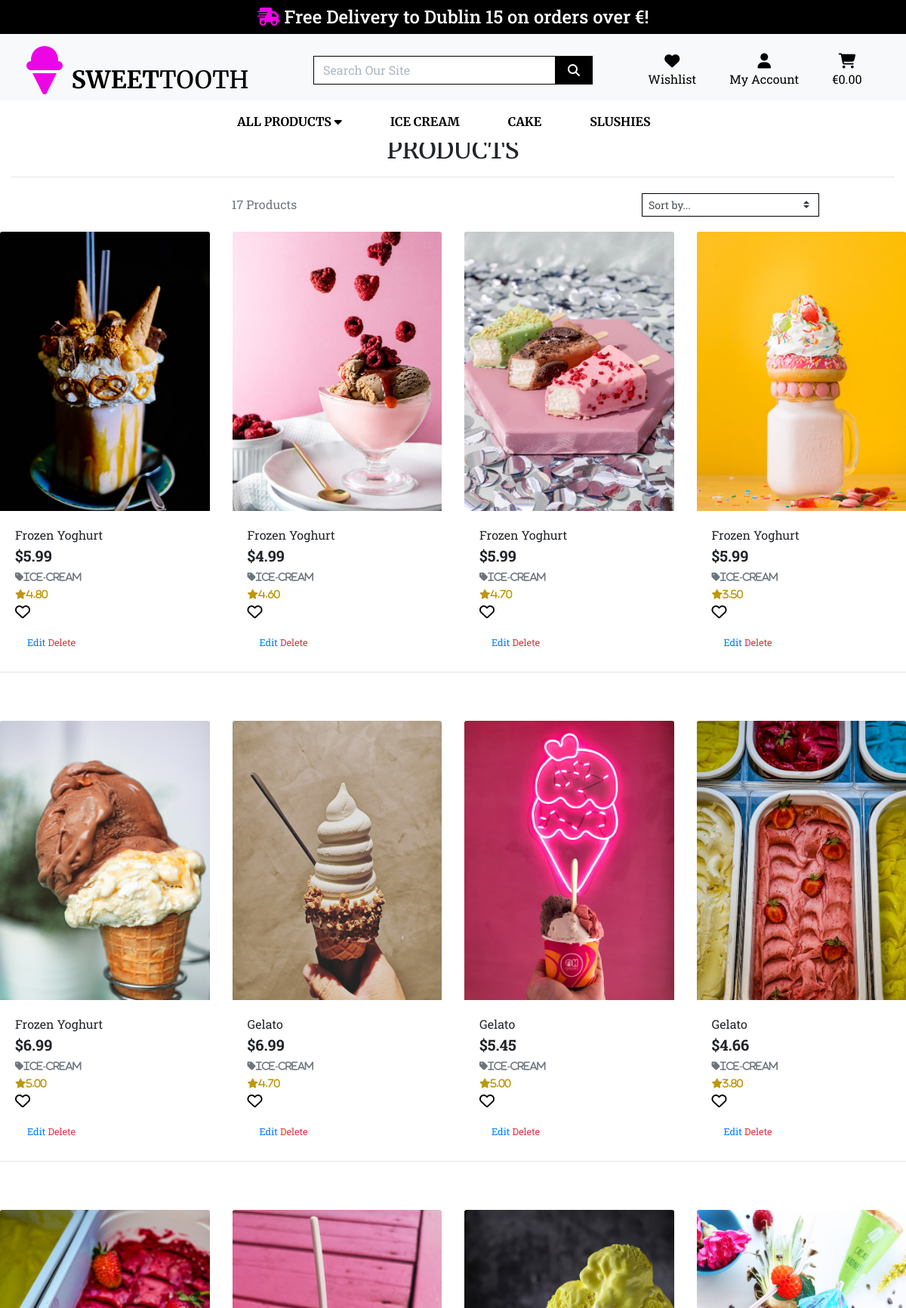
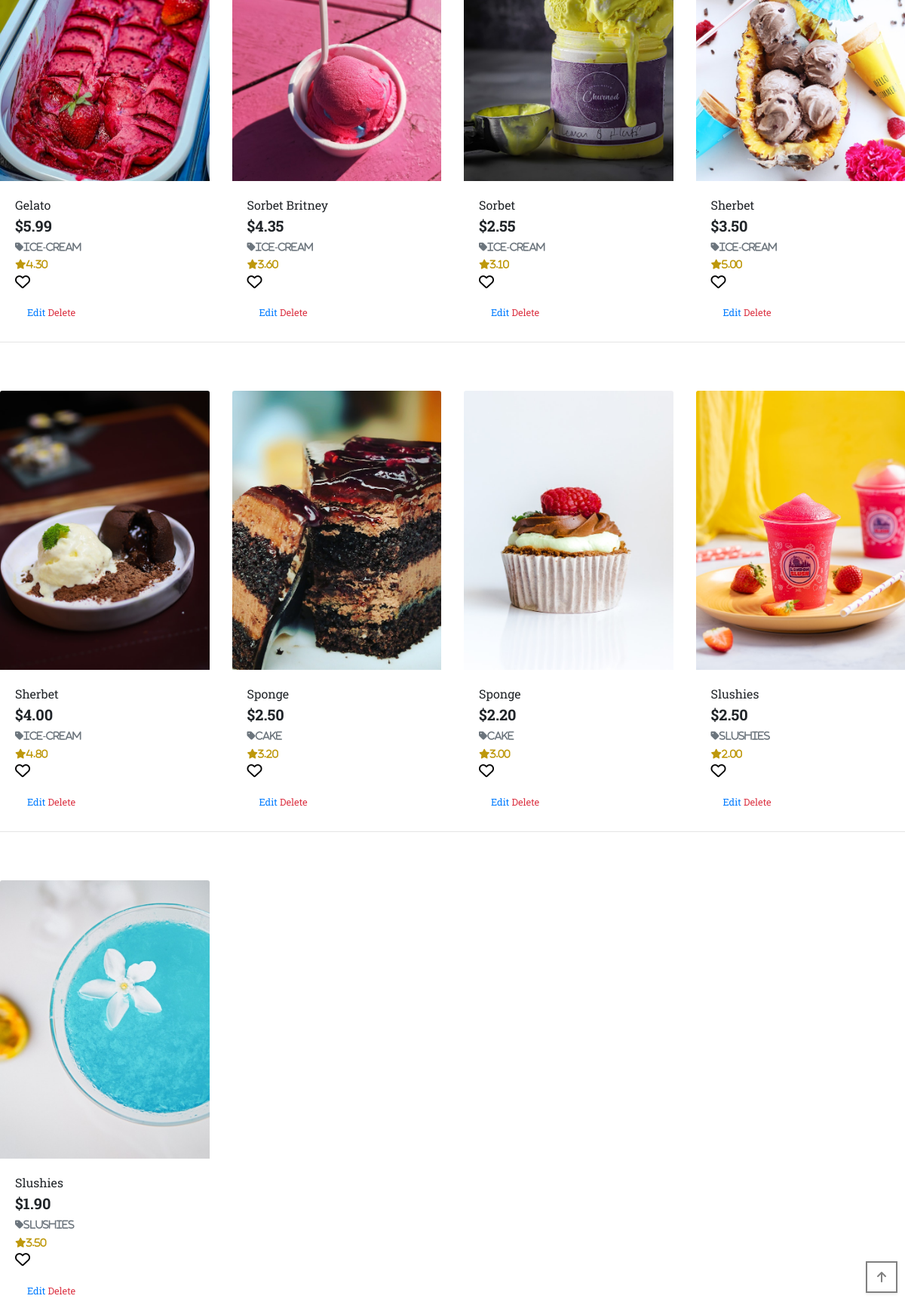
Screenshot of /products/ (signed in) with the database file from the repository (2 pictures, top to bottom).
### products/models.py (models this page shows, shortened)
class Product(models.Model):
    category = models.ForeignKey('Category', null=True, blank=True, on_delete=models.SET_NULL)
    sku = models.CharField(max_length=254, null=True, blank=True)
    name = models.CharField(max_length=254)
    description = models.TextField()
    has_sizes = models.BooleanField(default=False, null=True, blank=True)
    price = models.DecimalField(max_digits=6, decimal_places=2)
    rating = models.DecimalField(max_digits=6, decimal_places=2, null=True, blank=True)
    image_url = models.URLField(max_length=1024, null=True, blank=True)
    image = models.ImageField(null=True, blank=True)

class Category(models.Model):
    class Meta:
        verbose_name_plural = 'Categories'
    name = models.CharField(max_length=254)
    friendly_name = models.CharField(max_length=254, null=True, blank=True)

### products/views.py (the view, shortened to what this page needs)
# urls.py: path('', views.all_products, name='products'),
def all_products(request):
    products = Product.objects.all()
    query = None
    categories = None
    sort = None
    direction = None
    current_sorting = f'{sort}_{direction}'
    context = {
        'products': products,
        'search_term': query,
        'current_categories': categories,
        'current_sorting': current_sorting,
    }
    return render(request, 'products/products.html', context)

### products/templates/products/products.html (shortened to what this page needs)
{% extends "base.html" %}
{% load static %}
{% block page_header %}
    <div class="container header-container">
    </div>
{% endblock %}
{% block content %}
<div class="overlay"></div>
<div class="container-fluid">
    <div class="row">
        <div class="col text-center mt-3">
            <h2 class="logo-font mb-3">Products</h2>
            <hr class="mb-1">
        </div>
    </div>
    <div class="row">
        <div class="product-container col-10 offset-1">
            <div class="row mt-1 mb-2">
                <div class="col-12 col-md-6 my-auto order-md-last d-flex justify-content-center justify-content-md-end">
                    <div class="sort-select-wrapper w-50">
                        <select id="sort-selector"
                            class="custom-select custom-select-sm rounded-0 border border-{% if current_sorting != 'None_None' %}info{% else %}black{% endif %}">
                            <option value="reset" {% if current_sorting == 'None_None' %}selected{% endif %}>Sort by...
                            </option>
                        </select>
                    </div>
                </div>
                <div class="col-12 col-md-6 order-md-first">
                    <p class="text-muted mt-3 text-center text-md-left">
                        {{ products|length }} Products
                    </p>
                </div>
            </div>
        </div>
        <div class="row">
            {% for product in products %}
            <div class="col-sm-6 col-md-6 col-lg-4 col-xl-3">
                <div class="card h-100 border-0 hvr-glow">
                    {% if product.image %}
                    <a href="{% url 'products' %}">
                        <img src="{{ product.image.url }}" alt="{{ product.name }}" class="card-img-top img-fluid">
                    </a>
                    {% else %}
                    <a href="">
                        <img src="{{ MEDIA_URL }}noimage.png" alt="{{ product.name }}" class="card-img-top img-fluid">
                    </a>
                    {% endif %}
                    <div class="card-body pb-0">
                        <p class="mb-0">{{ product.name }}</p>
                    </div>
                    <div class="card-footer bg-white pt-0 border-0 text-left">
                        <div class="row">
                            <div class="col">
                                <p class="lead mb-0 text-left font-weight-bold">
                                    ${{ product.price }}
                                </p>
                                {% if product.category %}
                                <p class="small mt-1 mb-0">
                                    <a href="{% url 'products' %}?category={{ product.category.name}}"
                                        class="text-muted">
                                        <i class="fas fa-tag mr-1">{{ product.category.friendly_name }}</i>
                                    </a>
                                </p>
                                {% endif %}
                                {% if product.rating %}
                                <small class="text-muted"><i class="fa fa-star mr-1">{{ product.rating }}</i></small>
                                {% else %}
                                <small class="text-muted">No rating</small>
                                {% endif %}
                                {% if request.user.is_authenticated%}
                                <p>
                                    <a href="">
                                        <i class="far fa-heart fa-lg text-black hvr-grow"></i>
                                    </a>
                                </p>
                                {% endif %}
                                {% if request.user.is_superuser %}
                                <small class="ml-3">
                                    <a href="">Edit</a>
                                    <a class="text-danger" href="">Delete</a>
                                </small>
                                {% endif %}
                            </div>
                        </div>
                    </div>
                </div>
            </div>
            {% if forloop.counter|divisibleby:4 %}
            <div class="col-12 d-none d-xl-block mb-5">
                <hr>
            </div>
            {% endif %}
            {% endfor %}
        </div>
    </div>
</div>
<div class="btt-button shadow-sm rounded-0 border border-black">
    <a href="" class="btt-link d-flex h-100">
        <i class="fas fa-arrow-up text-black mx-auto my-auto"></i>
    </a>
</div>
{% endblock %}

### static/css/base.css (style rules this page uses)
* { margin:0; padding:0; }
html { height:100%; }
body { font-family: 'Roboto Slab', serif; background-color: #fff; margin-bottom:60px; height:100%; width: 100%; }
.text-center { text-align: center!important; }
.logo-font { text-transform:uppercase; font-family: 'Merriweather', serif; cursor: pointer; }
.text-black { color:#000 !important; }
.border-black { border: 1px solid #000 !important; }
@media (min-width:1200px) { .container { max-width:80%; } }
@media (min-width: 992px) { .header-container { padding-top: 164px; } }
.overlay { height:100%; width:100%; top:0; left:0; position:fixed; background:#fff; z-index:-1; }
.btt-button { height:42px; width:42px; position:fixed; bottom:20px; right:10px; border: 2px solid grey!important; z-index: 999; }
.btt-link { cursor:pointer; }
.fa-star { color:#be980b; }
.fa-arrow-up { color:grey!important; }

### rows the page displays
Product: image (picture), name "Frozen Yoghurt", price "5.99", category.friendly_name "Ice-cream", rating "4.80"
Product: image (picture), name "Frozen Yoghurt", price "4.99", category.friendly_name "Ice-cream", rating "4.60"
Product: image (picture), name "Frozen Yoghurt", price "5.99", category.friendly_name "Ice-cream", rating "4.70"
Product: image (picture), name "Frozen Yoghurt", price "5.99", category.friendly_name "Ice-cream", rating "3.50"
Product: image (picture), name "Frozen Yoghurt", price "6.99", category.friendly_name "Ice-cream", rating "5.00"
Product: image (picture), name "Gelato", price "6.99", category.friendly_name "Ice-cream", rating "4.70"
Product: image (picture), name "Gelato", price "5.45", category.friendly_name "Ice-cream", rating "5.00"
Product: image (picture), name "Gelato", price "4.66", category.friendly_name "Ice-cream", rating "3.80"
Product: image (picture), name "Gelato", price "5.99", category.friendly_name "Ice-cream", rating "4.30"
Product: image (picture), name "Sorbet Britney", price "4.35", category.friendly_name "Ice-cream", rating "3.60"
Product: image (picture), name "Sorbet", price "2.55", category.friendly_name "Ice-cream", rating "3.10"
Product: image (picture), name "Sherbet", price "3.50", category.friendly_name "Ice-cream", rating "5.00"
Product: image (picture), name "Sherbet", price "4.00", category.friendly_name "Ice-cream", rating "4.80"
Product: image (picture), name "Sponge", price "2.50", category.friendly_name "Cake", rating "3.20"
Product: image (picture), name "Sponge", price "2.20", category.friendly_name "Cake", rating "3.00"
Product: image (picture), name "Slushies", price "2.50", category.friendly_name "Slushies", rating "2.00"
Product: image (picture), name "Slushies", price "1.90", category.friendly_name "Slushies", rating "3.50"

### other values shown
{{ products|length }} "17"
